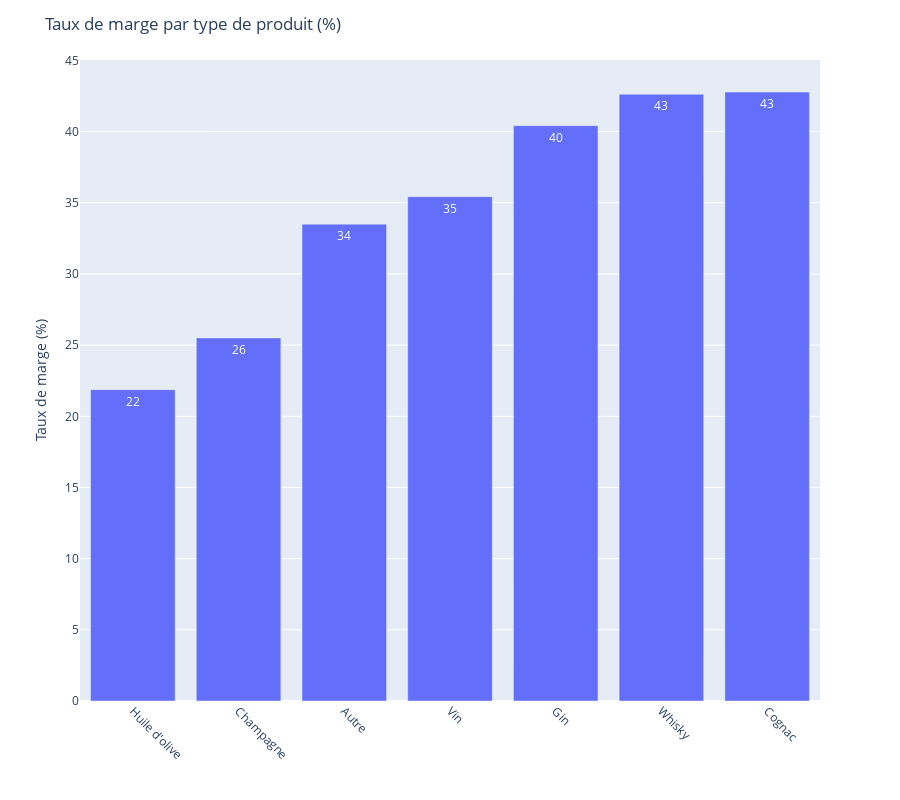

Source (notebook cell):
### Code cell
#création d'un dataframe avec le taux de marge moyen par type de produit
df = df.groupby("product_type").mean().sort_values("Taux_de_marge").reset_index()
display(df)
#Affichage dans un graphique du taux de marge par type de produit
fig = px.bar(df,x ='product_type', y='Taux_de_marge',labels = {'product_type':'','Taux_de_marge':'Taux de marge (%)'},text_auto='.2s',height=800)
fig.update_layout(title_text= "Taux de marge par type de produit (%)", xaxis_tickangle=45)
fig.show()

### Figure 1 — Plotly figure (JSON) as saved in the notebook; plotly's stock layout.template omitted (floating-point values rounded to 4 significant figures)
{"data": [{"alignmentgroup": "True", "hovertemplate": "=%{x}<br>Taux de marge (%)=%{y}<extra></extra>", "legendgroup": "", "marker": {"color": "#636efa", "pattern": {"shape": ""}}, "name": "", "offsetgroup": "", "orientation": "v", "showlegend": false, "textposition": "auto", "texttemplate": "%{y:.2s}", "type": "bar", "x": ["Huile d'olive", "Champagne", "Autre", "Vin", "Gin", "Whisky", "Cognac"], "xaxis": "x", "y": [21.87, 25.51, 33.5, 35.43, 40.42, 42.62, 42.78], "yaxis": "y"}], "layout": {"barmode": "relative", "height": 800, "legend": {"tracegroupgap": 0}, "margin": {"t": 60}, "title": {"text": "Taux de marge par type de produit (%)"}, "xaxis": {"anchor": "y", "domain": [0, 1], "tickangle": 45, "title": {"text": ""}}, "yaxis": {"anchor": "x", "domain": [0, 1], "title": {"text": "Taux de marge (%)"}}}}
